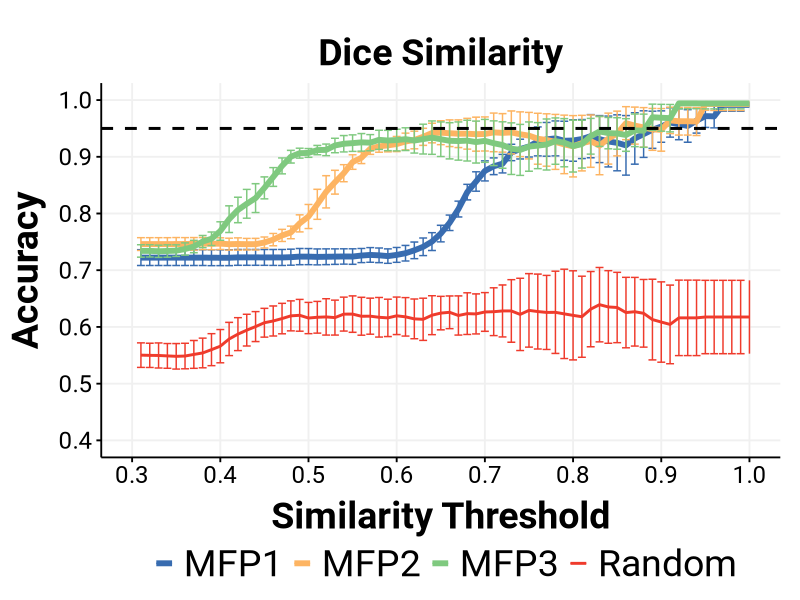
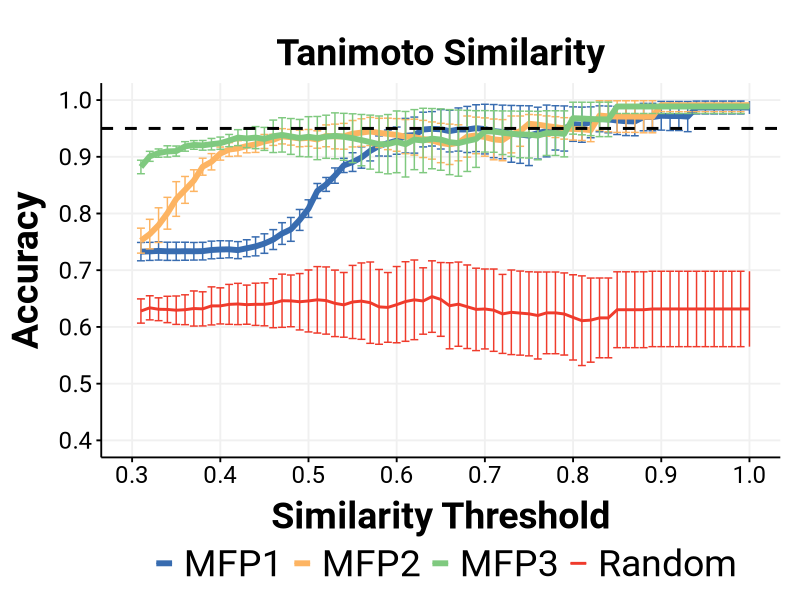
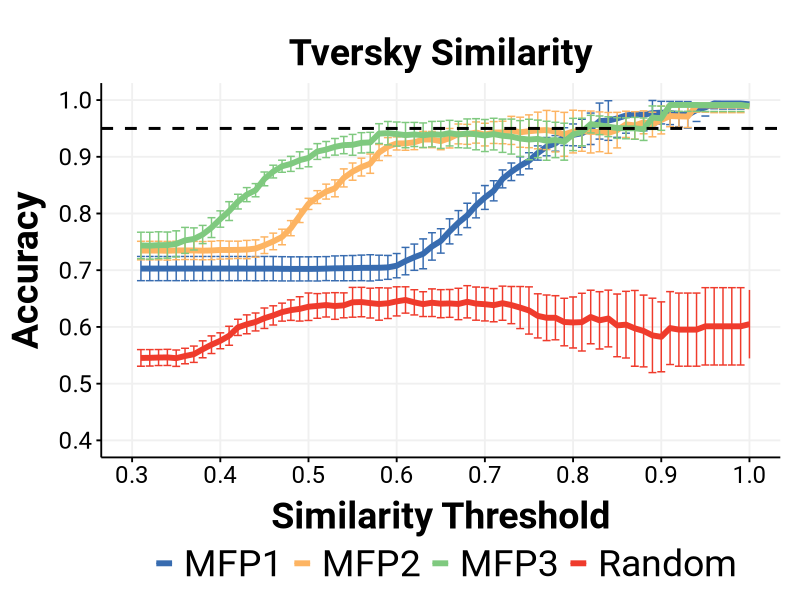
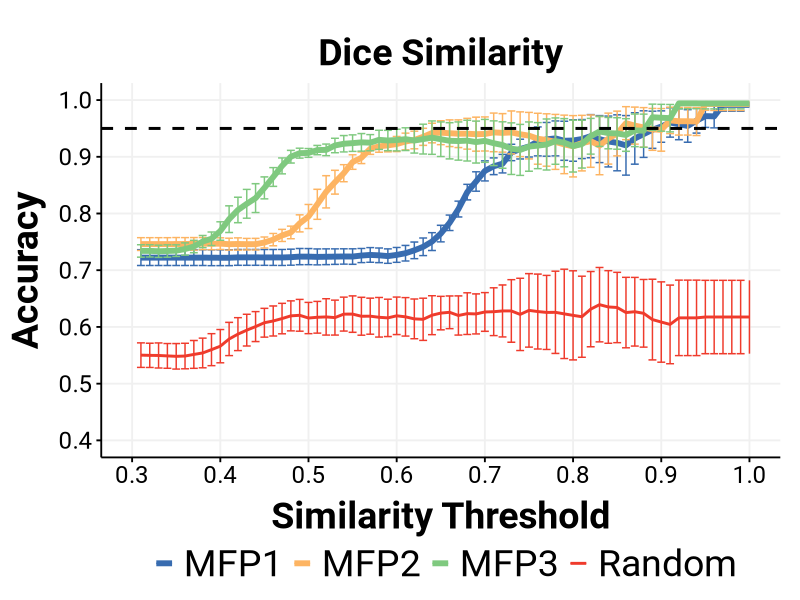
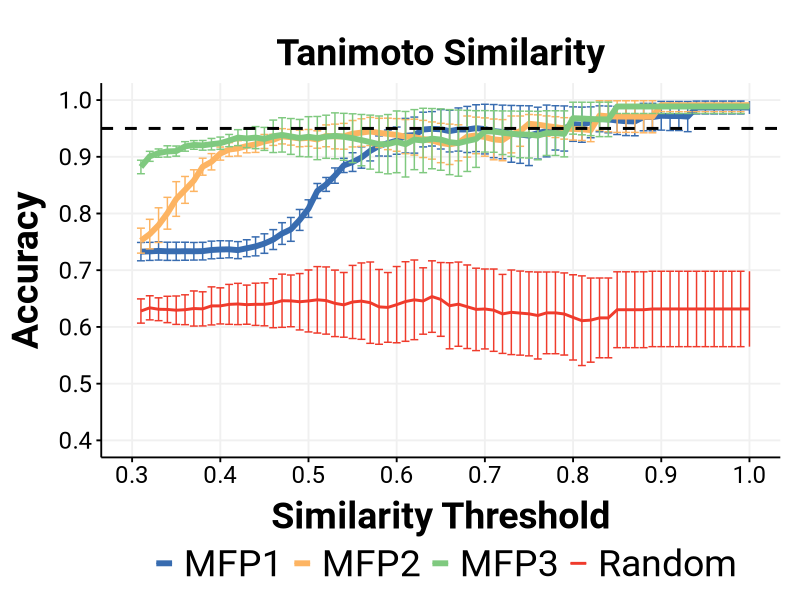
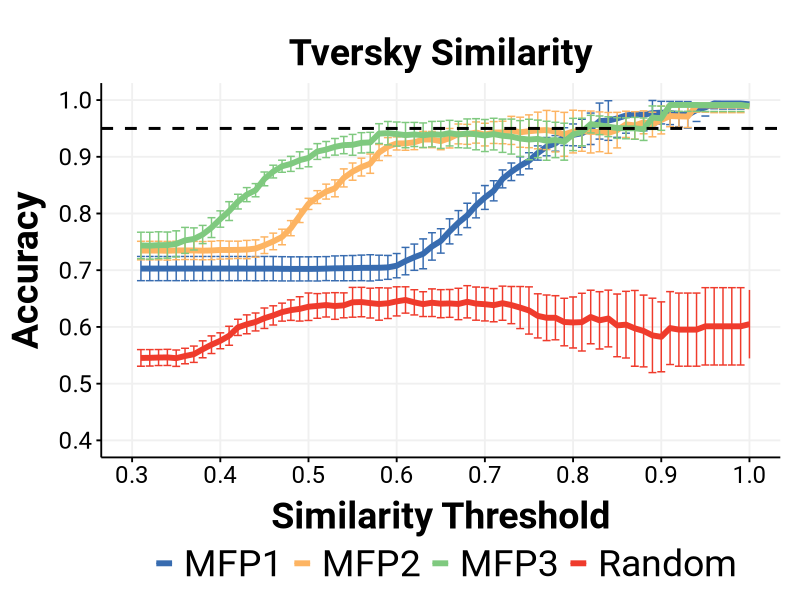

Here is the R script that generated these plots, in order:
#library(ROCR)
#library(tidyr)
library(ggplot2)


theme_Publication <- function(base_size=14, base_family="Roboto") {
      library(grid)
      library(ggthemes)
      (theme_foundation(base_size=base_size, base_family=base_family)
       + theme(plot.title = element_text(face = "bold",
                                         size = rel(5.2), hjust = 0.5),
               text = element_text(size = rel(5.2)),
               panel.background = element_rect(colour = NA),
               plot.background = element_rect(colour = NA),
               panel.border = element_rect(colour = NA),
               axis.title = element_text(face = "bold",size = rel(1.0)),
               axis.title.y = element_text(angle=90,vjust =2),
               axis.title.x = element_text(vjust = -0.2),
               axis.text = element_text(), 
               axis.line = element_line(colour="black"),
               axis.ticks = element_line(),
               panel.grid.major = element_line(colour="#f0f0f0"),
               panel.grid.minor = element_blank(),
               legend.key = element_rect(colour = NA),
               legend.position = "bottom",
               legend.direction = "horizontal",
               legend.key.size= unit(0.5, "cm"),
               legend.margin = unit(0, "cm"),
               legend.title = element_text(face="italic"),
               legend.text = element_text(size = rel(5.2)),
               plot.margin=unit(c(10,5,5,5),"mm"),
               strip.background=element_rect(colour="#f0f0f0",fill="#f0f0f0"),
               strip.text = element_text(face="bold")
          ))
      
}

scale_fill_Publication <- function(...){
      library(scales)
      discrete_scale("fill","Publication",manual_pal(values = c("#386cb0","#fdb462","#7fc97f","#ef3b2c","#662506","#a6cee3","#fb9a99","#984ea3","#ffff33")), ...)

}

scale_colour_Publication <- function(...){
      library(scales)
      discrete_scale("colour","Publication",manual_pal(values = c("#386cb0","#fdb462","#7fc97f","#ef3b2c","#662506","#a6cee3","#fb9a99","#984ea3","#ffff33")), ...)

}



prepareData<-function(r,returnRandom){
#r[r[r[,"Correct"]=="True"],"True"]=T

    levels(r$Correct) <- c(FALSE,TRUE)

    r$Correct <- as.logical(r$Correct)
    levels(r$randomCorrect) <- c(FALSE,TRUE)
    r$randomCorrect <- as.logical(r$randomCorrect)


    sl=list()
    ll=list()
    accs=c()
    raccs=c() #random accs
    cutoffs=seq(1.0,0.0,-0.01)
    rfinal_accs=data.frame()#random final accs
    final_accs=data.frame()
    for(i in seq(10)){
        accs=c()
        raccs=c()
        for(cutoff in cutoffs){
            print(sum(r$Cycle==(i-1)))
            sl <- append(sl,list(r$Similarity[r$Cycle==(i-1)]))
            ll<-append(ll,list(r$Correct[r$Cycle==(i-1)]))
        
            stmp=r$Similarity[r$Cycle==(i-1)]
            rstmp=r$randomSimilarity[r$Cycle==(i-1)]
            ctmp=r$Correct[r$Cycle==(i-1)]
            rctmp=r$randomCorrect[r$Cycle==(i-1)]
            
            #if(cutoff==1){
                #print(ctmp[stmp>=cutoff])
            
            acc=sum(ctmp[stmp>=cutoff]==T)/length(ctmp[stmp>=cutoff])
            racc=sum(rctmp[stmp>=cutoff]==T)/length(rctmp[stmp>=cutoff])
            
            accs=c(accs,acc)
            raccs=c(raccs,racc)

            #}
        }
        if(i==1){
        #         plot(cutoffs,accs,ylim=c(0.7,1.0),ty="l")
        #         par(new=T)
                final_accs=as.data.frame(accs)
                final_raccs=as.data.frame(raccs)

        }
        else{
            final_accs=cbind(final_accs,accs)
            final_raccs=cbind(final_raccs,raccs)
        #    plot(cutoffs,accs,ylim=c(0.7,1.0),ty="l")
        #     par(new=T)
        }
            
        #print(accs)
    }

    #accs_matrix=matrix(accs,nrow=length(cutoffs),byrow=T)
    #print(accs_matrix)

    acc_mean=apply(final_accs,1,mean)
    acc_sd=apply(final_accs,1,sd)
    racc_mean=apply(final_raccs,1,mean)
    racc_sd=apply(final_raccs,1,sd)


    data=as.data.frame(cutoffs)
    data=cbind(data,acc_mean)
    data=cbind(data,acc_sd)
    colnames(data)=c("cutoff","mean","sd")

    rdata=as.data.frame(cutoffs)
    rdata=cbind(rdata,racc_mean)
    rdata=cbind(rdata,racc_sd)
    colnames(rdata)=c("cutoff","mean","sd")

    if(returnRandom) {
        return(rdata)
    }
    return(data)
}


mfp1=prepareData(read.table("globalPrediction_radius_1_dice.csv",h=T),0)
mfp2=prepareData(read.table("globalPrediction_radius_2_dice.csv",h=T),0)
mfp3=prepareData(read.table("globalPrediction_radius_3_dice.csv",h=T),0)
rfp1=prepareData(read.table("globalPrediction_radius_1_dice.csv",h=T),1)
rfp2=prepareData(read.table("globalPrediction_radius_2_dice.csv",h=T),1)
rfp3=prepareData(read.table("globalPrediction_radius_3_dice.csv",h=T),1)

p=ggplot(mfp1, aes(x=cutoff, y=mean)) + 
  geom_line(aes(ymin=0.7,ymax=1.0,colour='MFP1'),size=2)+
  geom_errorbar(aes(ymin=mean-sd, ymax=mean+sd,colour='MFP1')) +
  geom_line(data=mfp2,aes(ymin=0.7,ymax=1.0,colour='MFP2'),size=2)+
  geom_errorbar(data=mfp2,aes(ymin=mean-sd, ymax=mean+sd,colour='MFP2')) +
  geom_line(data=mfp3,aes(ymin=0.7,ymax=1.0,colour='MFP3'),size=2)+
  geom_errorbar(data=mfp3,aes(ymin=mean-sd, ymax=mean+sd,colour='MFP3')) +
  geom_line(data=rfp3,aes(ymin=0.7,ymax=1.0,colour='Random'),size=1)+
  geom_errorbar(data=rfp3,aes(ymin=mean-sd, ymax=mean+sd,colour='Random')) +
  geom_hline(  yintercept=0.95, linetype="dashed", "black", size=1) +
  labs(y = "Accuracy",
                x = "Similarity Threshold",colour="",title="Dice Similarity") + 
                scale_colour_Publication() +  
                theme_Publication() + 
                scale_y_continuous(breaks=seq(0.4,1.0,0.1),limits=c(0.4,1.0)) +
                scale_x_continuous(breaks=seq(0.3,1.0,0.1),limits=c(0.3,1.0))
                
print(p)
ggsave(file="generalPredictionDice.svg", plot=p, width=8, height=8)




mfp1=prepareData(read.table("globalPrediction_radius_1_tanimoto.csv",h=T),0)
mfp2=prepareData(read.table("globalPrediction_radius_2_tanimoto.csv",h=T),0)
mfp3=prepareData(read.table("globalPrediction_radius_3_tanimoto.csv",h=T),0)
rfp1=prepareData(read.table("globalPrediction_radius_1_tanimoto.csv",h=T),1)
rfp2=prepareData(read.table("globalPrediction_radius_2_tanimoto.csv",h=T),1)
rfp3=prepareData(read.table("globalPrediction_radius_3_tanimoto.csv",h=T),1)

p=ggplot(mfp1, aes(x=cutoff, y=mean)) + 
  geom_line(aes(ymin=0.7,ymax=1.0,colour='MFP1'),size=2)+
  geom_errorbar(aes(ymin=mean-sd, ymax=mean+sd,colour='MFP1')) +
  geom_line(data=mfp2,aes(ymin=0.7,ymax=1.0,colour='MFP2'),size=2)+
  geom_errorbar(data=mfp2,aes(ymin=mean-sd, ymax=mean+sd,colour='MFP2')) +
  geom_line(data=mfp3,aes(ymin=0.7,ymax=1.0,colour='MFP3'),size=2)+
  geom_errorbar(data=mfp3,aes(ymin=mean-sd, ymax=mean+sd,colour='MFP3')) +
  geom_line(data=rfp3,aes(ymin=0.7,ymax=1.0,colour='Random'),size=1)+
  geom_errorbar(data=rfp3,aes(ymin=mean-sd, ymax=mean+sd,colour='Random')) +
  geom_hline(  yintercept=0.95, linetype="dashed", "black", size=1) +
  labs(y = "Accuracy",
                x = "Similarity Threshold",colour="",title="Tanimoto Similarity") + 
                scale_colour_Publication() +  
                theme_Publication() + 
                scale_y_continuous(breaks=seq(0.4,1.0,0.1),limits=c(0.4,1.0)) +
                scale_x_continuous(breaks=seq(0.3,1.0,0.1),limits=c(0.3,1.0))
print(p)
ggsave(file="generalPredictionTanimoto.svg", plot=p, width=8, height=8)





mfp1=prepareData(read.table("globalPrediction_radius_1_tversky.csv",h=T),0)
mfp2=prepareData(read.table("globalPrediction_radius_2_tversky.csv",h=T),0)
mfp3=prepareData(read.table("globalPrediction_radius_3_tversky.csv",h=T),0)
rfp1=prepareData(read.table("globalPrediction_radius_1_tversky.csv",h=T),1)
rfp2=prepareData(read.table("globalPrediction_radius_2_tversky.csv",h=T),1)
rfp3=prepareData(read.table("globalPrediction_radius_3_tversky.csv",h=T),1)

p=ggplot(mfp1, aes(x=cutoff, y=mean)) + 
  geom_line(aes(ymin=0.7,ymax=1.0,colour='MFP1'),size=2)+
  geom_errorbar(aes(ymin=mean-sd, ymax=mean+sd,colour='MFP1')) +
  geom_line(data=mfp2,aes(ymin=0.7,ymax=1.0,colour='MFP2'),size=2)+
  geom_errorbar(data=mfp2,aes(ymin=mean-sd, ymax=mean+sd,colour='MFP2')) +
  geom_line(data=mfp3,aes(ymin=0.7,ymax=1.0,colour='MFP3'),size=2)+
  geom_errorbar(data=mfp3,aes(ymin=mean-sd, ymax=mean+sd,colour='MFP3')) +
  geom_line(data=rfp3,aes(ymin=0.7,ymax=1.0,colour='Random'),size=2)+
  geom_errorbar(data=rfp3,aes(ymin=mean-sd, ymax=mean+sd,colour='Random')) +
  geom_hline(  yintercept=0.95, linetype="dashed", "black", size=1) +
  labs(y = "Accuracy",
                x = "Similarity Threshold",colour="",title="Tversky Similarity") + 
                scale_colour_Publication() +  
                theme_Publication() + 
                scale_y_continuous(breaks=seq(0.4,1.0,0.1),limits=c(0.4,1.0)) +
                scale_x_continuous(breaks=seq(0.3,1.0,0.1),limits=c(0.3,1.0))
print(p)
ggsave(file="generalPredictionTversky.svg", plot=p, width=8, height=8)

